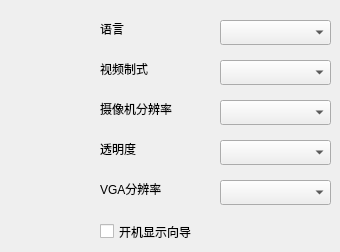
     <widget class="QWidget" name="page_general__subGeneral">
      <widget class="QLabel" name="label_subGeneral_language">
       <property name="geometry">
        <rect>
         <x>100</x>
         <y>20</y>
         <width>67</width>
         <height>17</height>
        </rect>
       </property>
       <property name="text">
        <string>语言</string>
       </property>
      </widget>
      <widget class="QLabel" name="label_subGeneral_videoFormat">
       <property name="geometry">
        <rect>
         <x>100</x>
         <y>60</y>
         <width>67</width>
         <height>17</height>
        </rect>
       </property>
       <property name="text">
        <string>视频制式</string>
       </property>
      </widget>
      <widget class="QLabel" name="label_subGeneral_videoResolutionRatio">
       <property name="geometry">
        <rect>
         <x>100</x>
         <y>100</y>
         <width>101</width>
         <height>17</height>
        </rect>
       </property>
       <property name="text">
        <string>摄像机分辨率</string>
       </property>
      </widget>
      <widget class="QLabel" name="label_subGeneral_transparent">
       <property name="geometry">
        <rect>
         <x>100</x>
         <y>140</y>
         <width>67</width>
         <height>17</height>
        </rect>
       </property>
       <property name="text">
        <string>透明度</string>
       </property>
      </widget>
      <widget class="QLabel" name="label_subGeneral_VGAResolutionRatio">
       <property name="geometry">
        <rect>
         <x>100</x>
         <y>180</y>
         <width>81</width>
         <height>17</height>
        </rect>
       </property>
       <property name="text">
        <string>VGA分辨率</string>
       </property>
      </widget>
      <widget class="QCheckBox" name="checkBox_subGeneral_guide">
       <property name="geometry">
        <rect>
         <x>100</x>
         <y>220</y>
         <width>111</width>
         <height>23</height>
        </rect>
       </property>
       <property name="text">
        <string>开机显示向导</string>
       </property>
      </widget>
      <widget class="QComboBox" name="comboBox_subGeneral_language">
       <property name="geometry">
        <rect>
         <x>220</x>
         <y>20</y>
         <width>111</width>
         <height>25</height>
        </rect>
       </property>
      </widget>
      <widget class="QComboBox" name="comboBox_subGeneral_videoFormat">
       <property name="geometry">
        <rect>
         <x>220</x>
         <y>60</y>
         <width>111</width>
         <height>25</height>
        </rect>
       </property>
      </widget>
      <widget class="QComboBox" name="comboBox_subGeneral_videoResolutionRatio">
       <property name="geometry">
        <rect>
         <x>220</x>
         <y>100</y>
         <width>111</width>
         <height>25</height>
        </rect>
       </property>
      </widget>
      <widget class="QComboBox" name="comboBox_subGeneral_transparent">
       <property name="geometry">
        <rect>
         <x>220</x>
         <y>140</y>
         <width>111</width>
         <height>25</height>
        </rect>
       </property>
      </widget>
      <widget class="QComboBox" name="comboBox_subGeneral_VGAResolutionRatio">
       <property name="geometry">
        <rect>
         <x>220</x>
         <y>180</y>
         <width>111</width>
         <height>25</height>
        </rect>
       </property>
      </widget>
     </widget>
